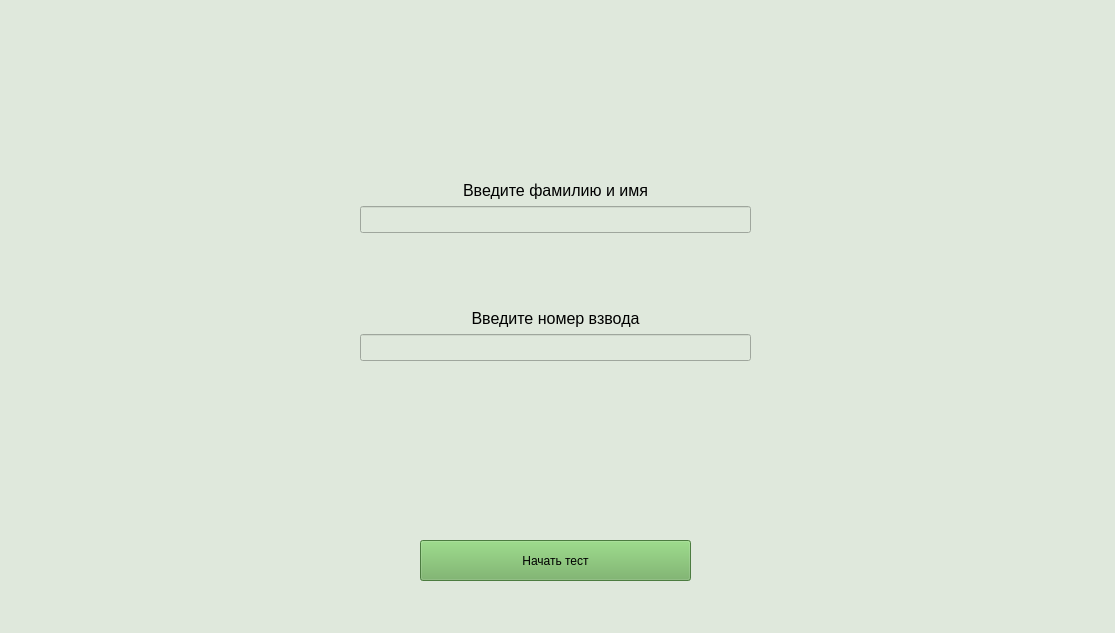
<?xml version="1.0" encoding="UTF-8"?>
<ui version="4.0">
 <class>MainWindow</class>
 <widget class="QMainWindow" name="MainWindow">
  <property name="geometry">
   <rect>
    <x>0</x>
    <y>0</y>
    <width>1115</width>
    <height>633</height>
   </rect>
  </property>
  <property name="windowTitle">
   <string>MainWindow</string>
  </property>
  <property name="styleSheet">
   <string notr="true">background-color: #dfe8dc</string>
  </property>
  <widget class="QWidget" name="centralwidget">
   <widget class="QPushButton" name="pushButton">
    <property name="geometry">
     <rect>
      <x>420</x>
      <y>540</y>
      <width>271</width>
      <height>41</height>
     </rect>
    </property>
    <property name="styleSheet">
     <string notr="true">QPushButton {
	background-color: #6bad5a;
	font: 12pt &quot;Arial&quot;;
}

QPushButton:hover {
	background-color: #86d672;
}</string>
    </property>
    <property name="text">
     <string>Начать тест</string>
    </property>
   </widget>
   <widget class="QWidget" name="verticalLayoutWidget">
    <property name="geometry">
     <rect>
      <x>360</x>
      <y>110</y>
      <width>391</width>
      <height>251</height>
     </rect>
    </property>
    <layout class="QVBoxLayout" name="verticalLayout">
     <item>
      <widget class="QLabel" name="label">
       <property name="font">
        <font>
         <family>Arial</family>
         <pointsize>12</pointsize>
        </font>
       </property>
       <property name="text">
        <string>Введите фамилию и имя</string>
       </property>
       <property name="alignment">
        <set>Qt::AlignBottom|Qt::AlignHCenter</set>
       </property>
      </widget>
     </item>
     <item>
      <widget class="QLineEdit" name="lineEdit">
       <property name="font">
        <font>
         <family>Arial</family>
         <pointsize>12</pointsize>
         <italic>true</italic>
        </font>
       </property>
       <property name="alignment">
        <set>Qt::AlignCenter</set>
       </property>
      </widget>
     </item>
     <item>
      <widget class="QLabel" name="label_2">
       <property name="font">
        <font>
         <family>Arial</family>
         <pointsize>12</pointsize>
        </font>
       </property>
       <property name="text">
        <string>Введите номер взвода</string>
       </property>
       <property name="alignment">
        <set>Qt::AlignBottom|Qt::AlignHCenter</set>
       </property>
      </widget>
     </item>
     <item>
      <widget class="QLineEdit" name="lineEdit_2">
       <property name="font">
        <font>
         <family>Arial</family>
         <pointsize>12</pointsize>
         <italic>true</italic>
        </font>
       </property>
       <property name="alignment">
        <set>Qt::AlignCenter</set>
       </property>
      </widget>
     </item>
    </layout>
   </widget>
  </widget>
  <widget class="QStatusBar" name="statusbar"/>
 </widget>
 <resources/>
 <connections/>
</ui>
